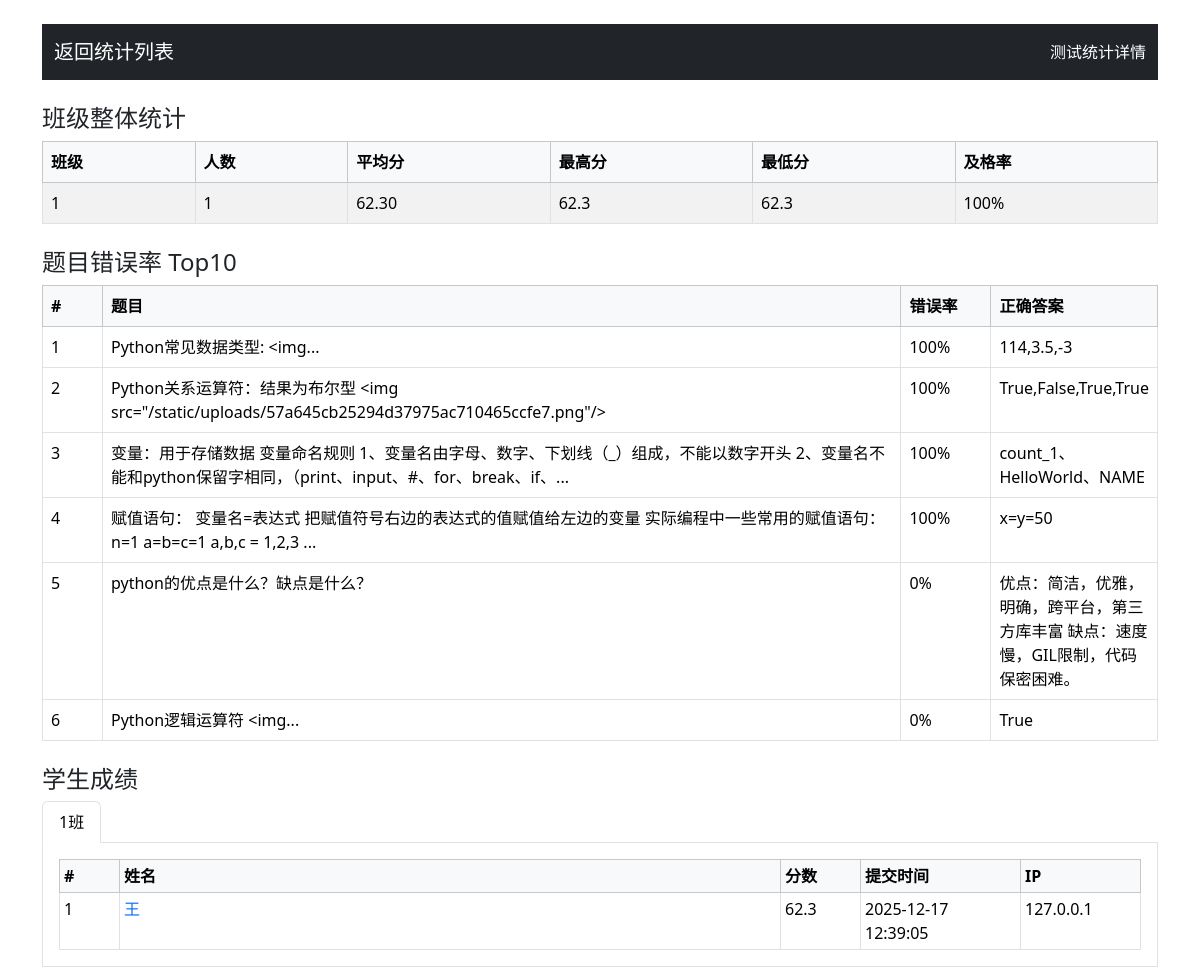
Screenshot of /test_statistics/34 (signed in) with the database file from the repository.
### app.py (models this page shows)
class TestResult(db.Model):
    id = db.Column(db.Integer, primary_key=True)
    student_id = db.Column(db.Integer, db.ForeignKey('user.id'))
    student_name = db.Column(db.String(100), nullable=False)
    class_number = db.Column(db.String(50), nullable=False)
    test_id = db.Column(db.Integer, db.ForeignKey('test.id'), nullable=False)
    score = db.Column(db.Integer, nullable=False)
    created_at = db.Column(db.DateTime, default=datetime.utcnow)
    answers = db.Column(db.Text)
    ip_address = db.Column(db.String(15), nullable=True) # Added ip_address column
    test = db.relationship('Test', backref=db.backref('results', lazy=True))

class Question(db.Model):
    id = db.Column(db.Integer, primary_key=True)
    question_type = db.Column(db.String(20), nullable=False)
    content = db.Column(db.Text, nullable=False)
    image_path = db.Column(db.String(200))  # 题目配图
    option_a = db.Column(db.String(200))
    option_b = db.Column(db.String(200))
    option_c = db.Column(db.String(200))
    option_d = db.Column(db.String(200))
    option_e = db.Column(db.String(200))
    correct_answer = db.Column(db.String(200), nullable=False)
    score = db.Column(db.Integer, nullable=False)
    explanation = db.Column(db.Text)
    created_at = db.Column(db.DateTime, default=datetime.utcnow)
    bank_id = db.Column(db.Integer, db.ForeignKey('question_bank.id'), nullable=False)

### app.py (the view, shortened to what this page needs)
@app.route('/test_statistics/<int:test_id>')
def get_test_statistics(test_id):
    if 'role' not in session or session['role'] != 'teacher':
        return redirect(url_for('teacher_login'))
    results = TestResult.query.filter_by(test_id=test_id).order_by(TestResult.class_number, TestResult.student_name, TestResult.created_at).all()
    class_stats = {}
    class_students = {}
    for result in results:
        if result.class_number not in class_stats:
            class_stats[result.class_number] = {
                'student_count': 0,
                'total_score': 0,
                'scores': [],
                'pass_count': 0
            }
        stats = class_stats[result.class_number]
        stats['student_count'] += 1
        stats['total_score'] += result.score
        stats['scores'].append(result.score)
        if result.score >= 60:
            stats['pass_count'] += 1
        if result.class_number not in class_students:
            class_students[result.class_number] = []
        class_students[result.class_number].append({
            'name': result.student_name,
            'score': result.score,
            'submit_time': to_bj(result.created_at).strftime('%Y-%m-%d %H:%M:%S'),
            'ip': result.ip_address,
            'result_id': result.id
        })
    statistics = []
    for class_number, stats in class_stats.items():
        if stats['student_count'] > 0:
            statistics.append({
                'class_number': class_number,
                'student_count': stats['student_count'],
                'average_score': stats['total_score'] / stats['student_count'],
                'max_score': max(stats['scores']),
                'min_score': min(stats['scores']),
                'pass_rate': stats['pass_count'] / stats['student_count']
            })
    statistics.sort(key=lambda x: x['class_number'])
    class_students = dict(sorted(class_students.items(), key=lambda x: x[0]))
    question_stats = defaultdict(lambda: {'total': 0, 'wrong': 0, 'content': '', 'question_type': '', 'correct_answer': ''})
    for result in results:
        answers = json.loads(result.answers)
        for qid_str, stu_ans in answers.items():
            qid = int(qid_str)
            question = Question.query.get(qid)
            if not question:
                continue
            question_stats[qid]['total'] += 1
            question_stats[qid]['content'] = question.content
            question_stats[qid]['question_type'] = question.question_type
            question_stats[qid]['correct_answer'] = question.correct_answer
            is_wrong = False
            if question.question_type == 'single_choice':
                is_wrong = stu_ans != question.correct_answer
            elif question.question_type == 'multiple_choice':
                def normalize(ans):
                    return ''.join(sorted([c for c in ans.replace(',', '').replace(' ', '').upper() if c in 'ABCDE']))
                is_wrong = normalize(stu_ans) != normalize(question.correct_answer)
            elif question.question_type == 'true_false':
                is_wrong = stu_ans != question.correct_answer
            elif question.question_type == 'fill_blank':
                def norm_fill(s):
                    parts = [p.strip().lower() for p in s.replace('、', ',').split(',') if p.strip()]
                    return ','.join(parts)
                is_wrong = norm_fill(stu_ans) != norm_fill(question.correct_answer)
            if is_wrong:
                question_stats[qid]['wrong'] += 1
    error_questions = []
    for qid, stat in question_stats.items():
        if stat['total'] > 0:
            error_rate = stat['wrong'] / stat['total']
            question = Question.query.get(qid) # 重新获取question对象以访问选项
            if question:
                q_data = {
                    'id': qid,
                    'content': stat['content'],
                    'question_type': stat['question_type'],
                    'correct_answer': stat['correct_answer'],
                    'error_rate': error_rate,
                    'wrong_count': stat['wrong'],
                    'total_count': stat['total']
                }
                error_questions.append(q_data)
    error_questions.sort(key=lambda x: x['error_rate'], reverse=True)
    top_error_questions = error_questions[:10]
    return render_template('test_statistics_detail.html', statistics=statistics, class_students=class_students, top_error_questions=top_error_questions)

### app.py (called while the page is built)
def to_bj(dt: datetime):
    return (dt + BJ_OFFSET) if dt else dt

### templates/test_statistics_detail.html (shortened to what this page needs)
<!DOCTYPE html>
<html lang="zh">
<head>
    <link href="{{ url_for('static', filename='bootstrap/css/bootstrap.min.css') }}" rel="stylesheet">
</head>
<body class="container mt-4">
    <nav class="navbar navbar-dark bg-dark mb-4">
        <div class="container-fluid">
            <a href="{{ url_for('test_statistics') }}" class="navbar-brand"> 返回统计列表</a>
            <span class="navbar-text text-white">测试统计详情</span>
        </div>
    </nav>
    <h4>班级整体统计</h4>
    {% if statistics %}
    <table class="table table-striped table-bordered">
        <thead class="table-light">
            <tr>
                <th>班级</th>
                <th>人数</th>
                <th>平均分</th>
                <th>最高分</th>
                <th>最低分</th>
                <th>及格率</th>
            </tr>
        </thead>
        <tbody>
            {% for stat in statistics %}
            <tr>
                <td>{{ stat.class_number }}</td>
                <td>{{ stat.student_count }}</td>
                <td>{{ '%.2f' % stat.average_score }}</td>
                <td>{{ stat.max_score }}</td>
                <td>{{ stat.min_score }}</td>
                <td>{{ '%.0f%%' % (stat.pass_rate*100) }}</td>
            </tr>
            {% endfor %}
        </tbody>
    </table>
    {% else %}
    <div class="alert alert-info">暂无数据</div>
    {% endif %}
    <h4 class="mt-4">题目错误率 Top10</h4>
    {% if top_error_questions %}
    <table class="table table-bordered">
        <thead class="table-light">
            <tr>
                <th style="width:60px">#</th>
                <th>题目</th>
                <th style="width:90px">错误率</th>
                <th style="width:120px">正确答案</th>
            </tr>
        </thead>
        <tbody>
            {% for q in top_error_questions %}
            <tr>
                <td>{{ loop.index }}</td>
                <td>{{ q.content|truncate(100) }}</td>
                <td>{{ '%.0f%%' % (q.error_rate*100) }}</td>
                <td>{{ q.correct_answer }}</td>
            </tr>
            {% endfor %}
        </tbody>
    </table>
    {% else %}
    <div class="alert alert-info">暂无错误题目统计</div>
    {% endif %}
    <h4 class="mt-4">学生成绩</h4>
    <ul class="nav nav-tabs" id="classTab" role="tablist">
        {% for class_number in class_students.keys() %}
        <li class="nav-item" role="presentation">
            <button class="nav-link {% if loop.first %}active{% endif %}" id="tab-{{ class_number }}" data-bs-toggle="tab" data-bs-target="#pane-{{ class_number }}" type="button" role="tab">{{ class_number }}班</button>
        </li>
        {% endfor %}
    </ul>
    <div class="tab-content border border-top-0 p-3" id="classTabContent">
        {% for class_number, students in class_students.items() %}
        <div class="tab-pane fade {% if loop.first %}show active{% endif %}" id="pane-{{ class_number }}" role="tabpanel">
            <table class="table table-sm table-bordered mb-0">
                <thead class="table-light">
                    <tr>
                        <th style="width:60px">#</th>
                        <th>姓名</th>
                        <th style="width:80px">分数</th>
                        <th style="width:160px">提交时间</th>
                        <th style="width:120px">IP</th>
                    </tr>
                </thead>
                <tbody>
                    {% for stu in students %}
                    <tr>
                        <td>{{ loop.index }}</td>
                        <td><a href="{{ url_for('test_result', result_id=stu.result_id) }}" target="_blank" class="text-primary text-decoration-none">{{ stu.name }}</a></td>
                        <td>{{ stu.score }}</td>
                        <td>{{ stu.submit_time }}</td>
                        <td>{{ stu.ip }}</td>
                    </tr>
                    {% endfor %}
                </tbody>
            </table>
        </div>
        {% endfor %}
    </div>
</body>
</html>

### rows the page displays
TestResult: class_number "1", student_count "1", average_score "62.30", max_score "62.3", min_score "62.3", pass_rate "100%", name "王", score "62.3", submit_time "2025-12-17 12:39:05", ip "127.0.0.1"
Question: content "Python常见数据类型: <img...", error_rate "100%", correct_answer "114,3.5,-3"
Question: content "Python关系运算符：结果为布尔型 <img src=\"/static/uploads/57a645cb25294d37975ac710465ccfe7.png\"/>", error_rate "100%", correct_answer "True,False,True,True"
Question: content "变量：用于存储数据 变量命名规则 1、变量名由字母、数字、下划线（_）组成，不能以数字开头 2、变量名不能和python保留字相同，（print、input、#、for、break、if、...", error_rate "100%", correct_answer "count_1、HelloWorld、NAME"
Question: content "赋值语句： 变量名=表达式 把赋值符号右边的表达式的值赋值给左边的变量 实际编程中一些常用的赋值语句：n=1 a=b=c=1 a,b,c = 1,2,3 ...", error_rate "100%", correct_answer "x=y=50"
Question: content "python的优点是什么？缺点是什么？", error_rate "0%", correct_answer "优点：简洁，优雅，明确，跨平台，第三方库丰富 缺点：速度慢，GIL限制，代码保密困难。"
Question: content "Python逻辑运算符 <img...", error_rate "0%", correct_answer "True"

### other values shown
{{ class_number }} "1"
